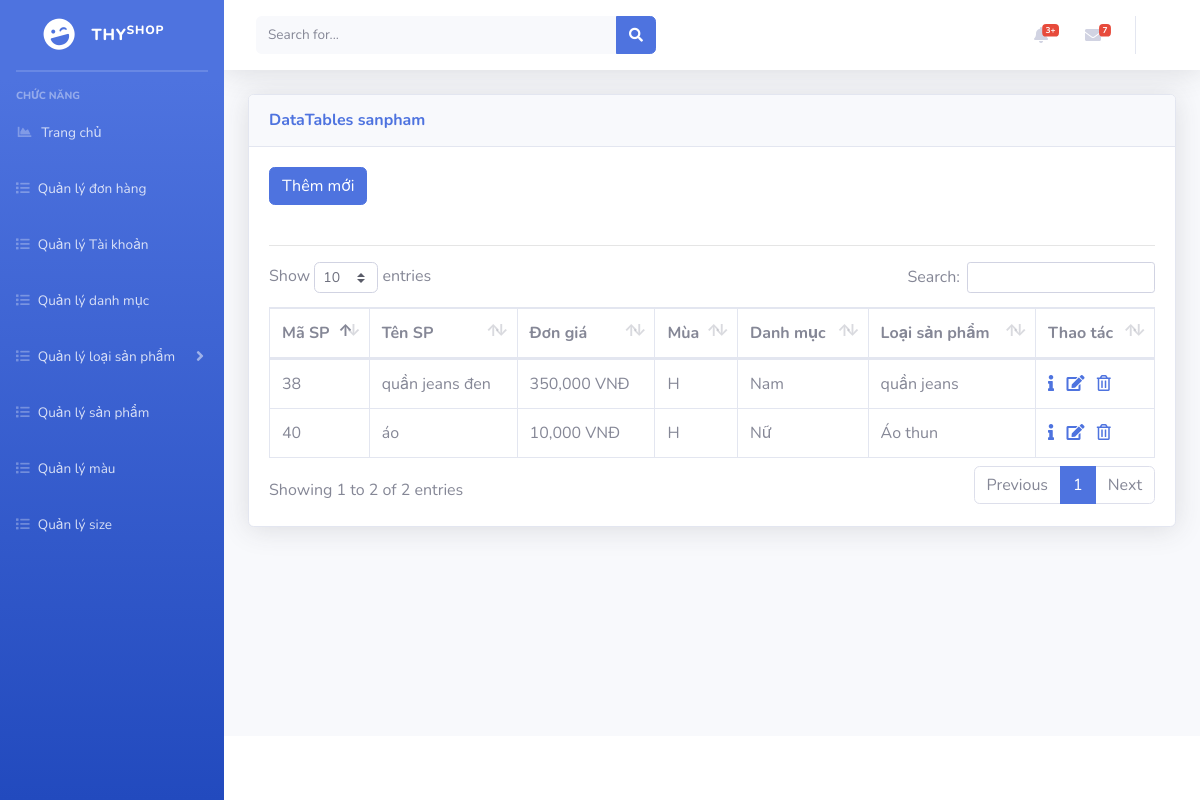
Before: /admin/index.php?mod=sanpham with the older database file.
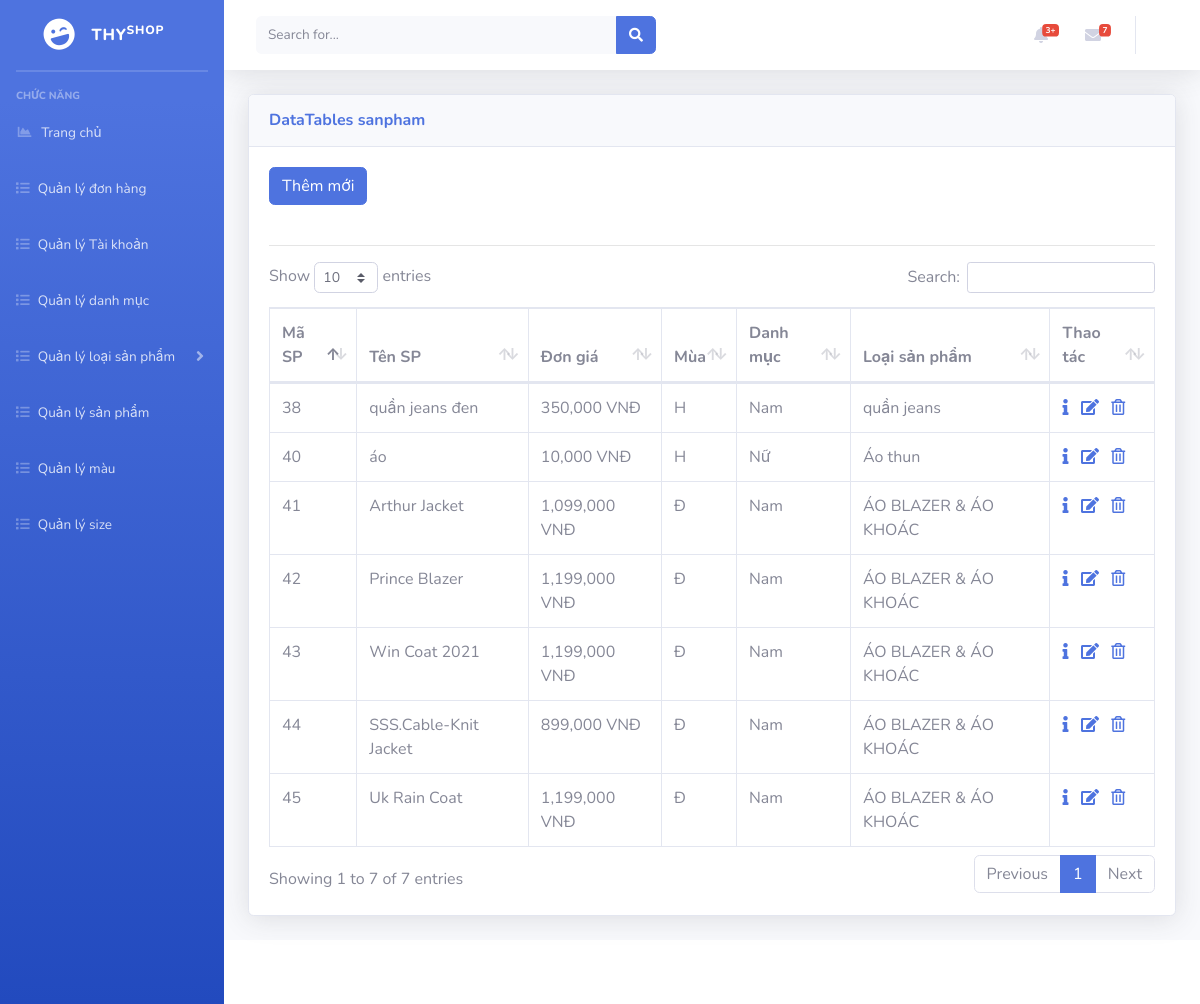
After: the same page with the newer database file.
### tables this page shows
CREATE TABLE `sanpham` (
  `idSP` int(11) NOT NULL,
  `tenSP` varchar(100) NOT NULL,
  `donGia` decimal(10,0) NOT NULL,
  `mua` char(1) NOT NULL,
  `moTa` text NOT NULL,
  `trangThai` char(1) NOT NULL,
  `idLSP` int(11) NOT NULL
);

CREATE TABLE `loaisanpham` (
  `idLSP` int(11) NOT NULL,
  `tenLSP` varchar(200) NOT NULL,
  `trangThai` char(1) NOT NULL,
  `idDM` int(11) NOT NULL
);

CREATE TABLE `danhmuc` (
  `idDM` int(11) NOT NULL,
  `tenDM` varchar(200) NOT NULL,
  `trangThai` varchar(200) NOT NULL
);

### admin/models/connection.php (called while the page is built, shortened)
<?php
    class Connection{
        function __construct()
        {
            $server_name ="localhost";
            $username ="root";
            $password ="";
            $db_name ="shopthy";
            $this->conn = new mysqli($server_name,$username,$password,$db_name);
        }
    }
?>

### admin/models/model.php (called while the page is built, shortened)
<?php
 require_once('./models/connection.php');
class Model
{
    function __construct()
    {
        $conn_obj = new Connection();
        $this->conn = $conn_obj->conn;
    }
}
?>

### admin/controller/sanPhamController.php (called while the page is built, shortened)
<?php
require_once('./models/sanPhamModel.php');
class sanPhamController
{
    var $sp_model;
    public function __construct()
    {
        $this->sp_model = new sanPhamModel();
    }
    public function getAllSanPham()
    {
        $data = $this->sp_model->getAllSanPham();
        return $data;
    }
}

### admin/models/sanPhamModel.php (called while the page is built, shortened)
<?php
require_once('./models/model.php');
class sanPhamModel extends Model
{
    public function getAllSanPham()
    {
        $sql = "select * from sanpham where trangThai = 1";
        $rs = $this->conn->query($sql);
        $data = array();
        if ($rs->num_rows > 0) {
            while ($row = $rs->fetch_assoc()) {
                $data[] = $row;
            }
        }
        return $data;
    }
}

### admin/controller/loaiSanPhamController.php (called while the page is built, shortened)
<?php
    require_once('./models/loaiSanPhamModel.php');
    class loaiSanPhamController{
        var $lsp_model;
        public function __construct()
        {
            $this->lsp_model = new loaiSanPhamModel();
        }
        public function getTenLoaiSanPham($id){
            return $this->lsp_model->getTenLoaiSanPham($id);
        }
        public function getIdDanhmuc($id)
        {
            return $this->lsp_model->getIdDanhMuc($id);
        }
    }
?>

### admin/models/loaiSanPhamModel.php (called while the page is built, shortened)
<?php
require_once("./models/model.php");
class loaiSanPhamModel extends Model
{
    public function getTenLoaiSanPham($id){
        $query = "select tenLSP from loaisanpham where idLSP ='$id' ";
        $rs = $this->conn->query($query)->fetch_assoc();
        return $rs['tenLSP'];
    }
    public function getIdDanhMuc($id)
    {
        $query = "select idDM from loaisanpham where idLSP ='$id' ";
        $rs = $this->conn->query($query)->fetch_assoc();
        return $rs['idDM'];
    }
}

### admin/controller/danhMucController.php (called while the page is built, shortened)
<?php
    require_once('./models/danhmucModel.php');
    class danhMucController{
        var $dm_model;
        public function __construct()
        {
            $this->dm_model = new DanhMucModel();
        }
        public function getTenDM($idDM){
            $tenDM = $this->dm_model->getTenDM($idDM);
            return $tenDM;
        }
    }

### admin/models/danhmucModel.php (called while the page is built, shortened)
<?php
    require_once('./models/model.php');
    class DanhMucModel extends Model
    {
        public function getTenDM($idDM)
        {
            if($idDM!=null){
                $sql = "select tenDM from danhmuc where idDM = '$idDM'";
                $rs = $this->conn->query($sql)->fetch_assoc();
                return $rs['tenDM'];
            }
        }
    }
?>

### admin/views/sanpham/sanphamView.php (the view, shortened to what this page needs)
<?php
    require_once('controller/sanPhamController.php');
    require_once('controller/loaiSanPhamController.php');
    require_once('controller/danhMucController.php');
    $sp_controller = new sanPhamController();
    $lsp_controller = new loaiSanPhamController();
    $dm_controller = new danhMucController();
    $data = $sp_controller->getAllSanPham();
?>
<a href="?mod=sanpham&act=add" type="button" class="btn btn-primary">Thêm mới</a>
<br>
<br>
<hr>
<?php
    if($data == null){ ?>
        <p>Không có sản phẩm nào</p>
<?php
    }
    else{
?>
<table class="table table-bordered" id="dataTable" width="100%" cellspacing="0">
    <thead>
        <tr>
        <th scope="col">Mã SP</th>
        <th scope="col">Tên SP</th>
        <th scope="col">Đơn giá</th>
        <th scope="col">Mùa</th>
        <th scope="col">Danh mục</th>
        <th scope="col">Loại sản phẩm</th>
        <th scope="col">Thao tác</th>
        </tr>
    </thead>
    <tbody>
        <?php foreach ($data as $row) { ?>
        <tr>
            <td><?= $row['idSP'] ?></td>
            <td><?= $row['tenSP'] ?></td>
            <td><?= number_format($row['donGia'], 0) ." VNĐ";  ?></td>
            <td><?= $row['mua'] ?></td>
            <td><?= $dm_controller->getTenDM($lsp_controller->getIdDanhmuc((int)$row['idLSP'])) ?></td>
            <td><?= $lsp_controller->getTenLoaiSanPham((int)$row['idLSP']) ?></td>
            <td>
                <a href="?mod=sanpham&act=detail&id=<?= $row['idSP'] ?>"><i class="fas fa-info"></i></a> &nbsp;
                <a href="?mod=sanpham&act=edit&id=<?= $row['idSP'] ?>"><i class="fas fa-edit"></i></a> &nbsp;
                <a href="?mod=sanpham&act=delete&id=<?= $row['idSP'] ?>" onclick="return confirm('Bạn có thật sự muốn xóa ?');">
                    <i class="far fa-trash-alt"></i>
                </a>
            </td>
        </tr>
        <?php } ?>
</table>
<?php
    }
?>

### admin/index.php (shortened to what this page needs)
<!DOCTYPE html>
<html lang="en">
<head>
    <link href="./assets/vendor/fontawesome-free/css/all.min.css" rel="stylesheet" type="text/css">
    <link href="./assets/css/sb-admin-2.min.css" rel="stylesheet">
    <link href="./assets/vendor/datatables/dataTables.bootstrap4.min.css" rel="stylesheet">
</head>
<body id="page-top">
    <div id="wrapper">
        <ul class="navbar-nav bg-gradient-primary sidebar sidebar-dark accordion" id="accordionSidebar">
            <a class="sidebar-brand d-flex align-items-center justify-content-center" href="">
                <div class="sidebar-brand-icon rotate-n-15">
                    <i class="fas fa-laugh-wink"></i>
                </div>
                <div class="sidebar-brand-text mx-3">THY<sup>shop</sup></div>
            </a>
            <hr class="sidebar-divider my-0">
            <hr class="sidebar-divider">
            <div class="sidebar-heading">
                Chức năng
            </div>
            <li class="nav-item">
                <a class="nav-link" href="index.php">
                    <i class="fas fa-fw fa-chart-area"></i>
                    <span>Trang chủ</span>
                </a>
            </li>
            <li class="nav-item">
                <a class="nav-link collapsed" href="?mod=donhang">
                    <i class="fas fa-list"></i>
                    <span>Quản lý đơn hàng</span>
                </a>
            </li>
            <li class="nav-item">
                <a class="nav-link collapsed" href="?mod=taikhoan">
                    <i class="fas fa-list"></i>
                    <span>Quản lý Tài khoản</span>
                </a>
            </li>
            <li class="nav-item">
                <a class="nav-link collapsed" href="?mod=danhmuc">
                    <i class="fas fa-list"></i>
                    <span>Quản lý danh mục</span>
                </a>
            </li>
            <li class="nav-item">
                <a class="nav-link collapsed" href="#" data-toggle="collapse" data-target="#collapseTwo" aria-expanded="true" aria-controls="collapseTwo">
                    <i class="fas fa-list"></i>
                    <span>Quản lý loại sản phẩm</span>
                </a>
            </li>
            <li class="nav-item">
                <a class="nav-link collapsed" href="?mod=sanpham">
                    <i class="fas fa-list"></i>
                    <span>Quản lý sản phẩm</span>
                </a>
            </li>
            <li class="nav-item">
                <a class="nav-link collapsed" href="?mod=mau">
                    <i class="fas fa-list"></i>
                    <span>Quản lý màu</span>
                </a>
            </li>
            <li class="nav-item">
                <a class="nav-link collapsed" href="?mod=size">
                    <i class="fas fa-list"></i>
                    <span>Quản lý size</span>
                </a>
            </li>
        </ul>
        <div id="content-wrapper" class="d-flex flex-column">
            <div id="content">
                <nav class="navbar navbar-expand navbar-light bg-white topbar mb-4 static-top shadow">
                    <form class="d-none d-sm-inline-block form-inline mr-auto ml-md-3 my-2 my-md-0 mw-100 navbar-search">
                        <div class="input-group">
                            <input type="text" class="form-control bg-light border-0 small" placeholder="Search for..." aria-label="Search" aria-describedby="basic-addon2">
                            <div class="input-group-append">
                                <button class="btn btn-primary" type="button">
                                    <i class="fas fa-search fa-sm"></i>
                                </button>
                            </div>
                        </div>
                    </form>
                    <ul class="navbar-nav ml-auto">
                        <li class="nav-item dropdown no-arrow mx-1">
                            <a class="nav-link dropdown-toggle" href="#" id="alertsDropdown" role="button" data-toggle="dropdown" aria-haspopup="true" aria-expanded="false">
                                <i class="fas fa-bell fa-fw"></i>
                                <span class="badge badge-danger badge-counter">3+</span>
                            </a>
                        </li>
                        <li class="nav-item dropdown no-arrow mx-1">
                            <a class="nav-link dropdown-toggle" href="#" id="messagesDropdown" role="button" data-toggle="dropdown" aria-haspopup="true" aria-expanded="false">
                                <i class="fas fa-envelope fa-fw"></i>
                                <span class="badge badge-danger badge-counter">7</span>
                            </a>
                        </li>
                        <li class="nav-item dropdown no-arrow">
                            <a class="nav-link dropdown-toggle" href="#" id="userDropdown" role="button" data-toggle="dropdown" aria-haspopup="true" aria-expanded="false">
                            </a>
                        </li>
                    </ul>
                </nav>
                <div class="container-fluid">
                    <div class="card shadow mb-4">
                        <div class="card-header py-3">
                            <?php
                            $mod = isset($_GET['mod']) ? $_GET['mod'] : "";
                            require_once('./controller/danhMucController.php');
                            $dm_controller = new danhMucController();
                            $idDM = isset($_GET['idDM']) ? $_GET['idDM'] : "";
                            $tenDM = $dm_controller->getTenDM($idDM);
                            ?>
                            <h6 class="m-0 font-weight-bold text-primary">DataTables <?= $mod ?> <?= $tenDM ?></h6>
                        </div>
                        <div class="card-body">
                            <div class="table-responsive">
                                <?php
                                $act = isset($_GET['act']) ? $_GET['act'] : "";
                                switch ($mod) {
                                    case "sanpham":
                                        require_once('./controller/sanPhamController.php');
                                        switch ($act) {
                                            default:
                                                require_once('./views/sanpham/sanPhamView.php');
                                        }
                                        break;
                                }
                                ?>
                            </div>
                        </div>
                    </div>
                </div>
            </div>
            <footer class="sticky-footer bg-white">
            </footer>
        </div>
    </div>
</body>
</html>

Changed rows visible on the page:
added sanpham: idSP "41", tenSP "Arthur Jacket", donGia "1,099,000", mua "Đ", idLSP.tenDM "Nam", idLSP.tenLSP "ÁO BLAZER & ÁO KHOÁC"
added sanpham: idSP "42", tenSP "Prince Blazer", donGia "1,199,000", mua "Đ", idLSP.tenDM "Nam", idLSP.tenLSP "ÁO BLAZER & ÁO KHOÁC"
added sanpham: idSP "43", tenSP "Win Coat 2021", donGia "1,199,000", mua "Đ", idLSP.tenDM "Nam", idLSP.tenLSP "ÁO BLAZER & ÁO KHOÁC"
added sanpham: idSP "44", tenSP "SSS.Cable-Knit Jacket", donGia "899,000", mua "Đ", idLSP.tenDM "Nam", idLSP.tenLSP "ÁO BLAZER & ÁO KHOÁC"
added sanpham: idSP "45", tenSP "Uk Rain Coat", donGia "1,199,000", mua "Đ", idLSP.tenDM "Nam", idLSP.tenLSP "ÁO BLAZER & ÁO KHOÁC"
Other visible differences:
text written by a page script: "Show entries Search: Showing 1 to 2 of 2 entries Previous 1 Next" → "Show entries Search: Showing 1 to 7 of 7 entries Previous 1 Next"
